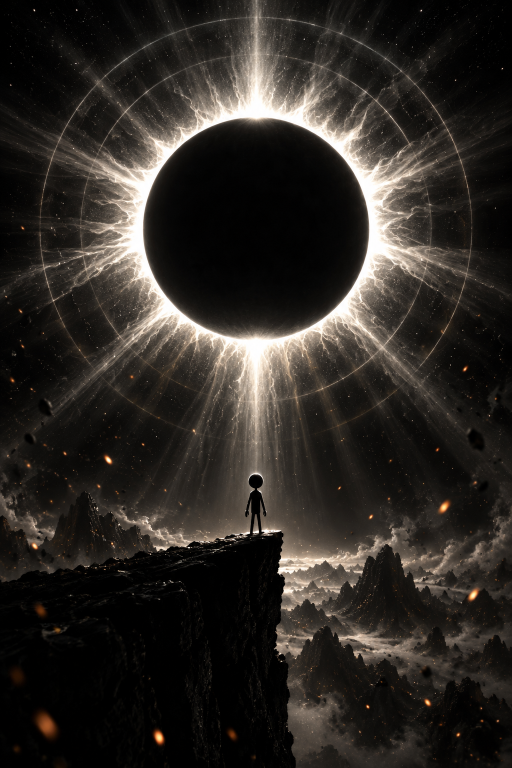
#> input picture stickfist/design-concepts/umbra/eclipse.png, 1024 x 1536 px (shown at 1/2 size)
$ python style_all.py   (older library calls are emulated)
#> lines starting #> are read from the running program, lines starting #| are printed output that depends on the picture
### stickfist/design-concepts/ascii-engines/tools/ascii3.py
"""ASCII engine library v3. One picture in, one card out; the ENGINE decides what the characters are and how they are chosen.

  braille  each character is a 2x4 dot cell (8 dots); dots are chosen stochastically -> a grain-print stipple
  edge     characters follow the outlines of the picture (| - / \\) over a sparse brightness fill -> line-art
  blocks   half-block pixels in a few quantised colours, optionally dissolving from smooth (top) to pixel (bottom)
  text     the figure is typeset from its own flavour text, words kept in order across the lit cells

usage (python): render(art, out, name, code, mark, engine, cols, S, pal=, crop=, caption=, ...)
Type strip and glow/grain are shared with ascii2."""
import math
import numpy as np, cv2
from PIL import Image, ImageDraw, ImageFont
import ascii2 as A

W, H, ART_H = A.W, A.H, A.ART_H
FD = '/usr/share/fonts/truetype/dejavu/'
FONTS = {
    'dejavu': FD + 'DejaVuSansMono.ttf', 'dejavu-bold': FD + 'DejaVuSansMono-Bold.ttf',
    'jetbrains': '/usr/share/fonts/truetype/jetbrains-mono/JetBrainsMono-Bold.ttf',
    'freemono': '/usr/share/fonts/truetype/freefont/FreeMonoBold.ttf',
}
import os
FDIR = os.path.join(os.path.dirname(os.path.abspath(__file__)), 'fonts') + os.sep
for k, f in (('vt323', 'VT323'), ('sharetech', 'Share_Tech_Mono'), ('major', 'Major_Mono_Display'), ('spacemono', 'Space_Mono'),
             ('cutive', 'Cutive_Mono'), ('syne', 'Syne_Mono'), ('nova', 'Nova_Mono'), ('anon', 'Anonymous_Pro')):
    FONTS[k] = FDIR + f + '.ttf'


def font_for(name, cw):
    """a font sized so its advance width equals the cell width"""
    path = FONTS.get(name, name)
    adv = ImageFont.truetype(path, 100).getlength('M') / 100.0
    return ImageFont.truetype(path, max(5, int(round(cw / adv)))), adv


def prep(art, crop, pad, shift):
#> called with crop = (0.07, 0.05, 0.93, 0.985), pad = 0, shift = 0
    img = cv2.imread(art)
#> img is the input picture: shape (1536, 1024, 3); mean B, G, R 36.6, 41, 45.2
    if crop:
        hh, ww = img.shape[:2]; x0, y0, x1, y1 = crop
        img = img[int(y0 * hh):int(y1 * hh), int(x0 * ww):int(x1 * ww)]
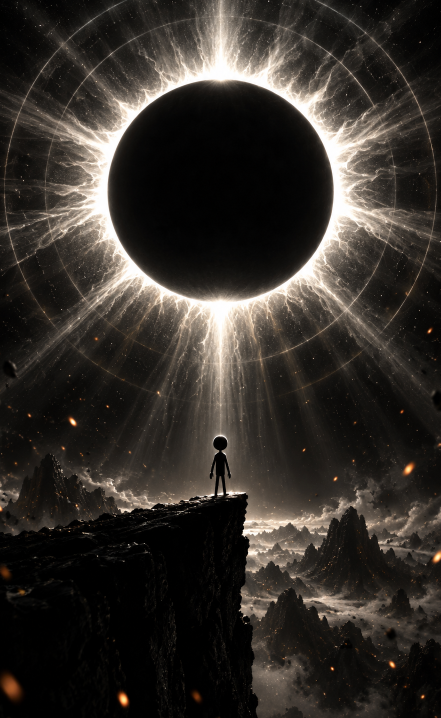
#> img: shape (1436, 881, 3) (shown at 1/2 size); mean B, G, R 42.2, 47.1, 51.9
    if pad > 0:
        ph, pw = int(img.shape[0] * pad), int(img.shape[1] * pad * 0.8)
        img = cv2.copyMakeBorder(img, ph, int(ph * 0.6), pw, pw, cv2.BORDER_CONSTANT, value=(0, 0, 0))
    h0, w0 = img.shape[:2]; k = max(W / w0, ART_H / h0)
    img = cv2.resize(img, (int(round(w0 * k)), int(round(h0 * k))), interpolation=cv2.INTER_AREA)
#> img: shape (2445, 1500, 3)
    x0 = (img.shape[1] - W) // 2; shift = min(int(shift), img.shape[0] - ART_H)
    return img[shift:shift + ART_H, x0:x0 + W]
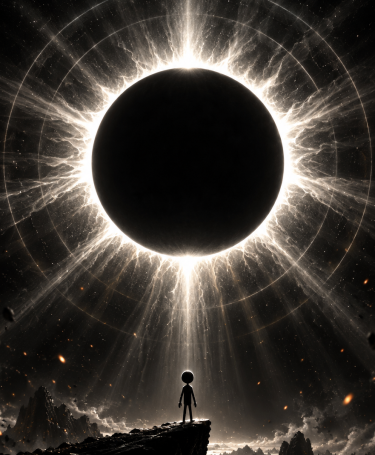
#> returned value: shape (1820, 1500, 3) (shown at 1/4 size); mean of channels 0, 1, 2 50.3, 55.9, 61.1; drawn as B, G, R


def tone(g, black, white, gamma):
    return np.clip((g - black) / (white - black), 0, 1) ** gamma


def fade_rows(t, rows, chh, S):
    fr = max(3, int(round(260 * S / chh)))
    return t * (np.clip((rows - np.arange(rows, dtype=np.float32)) / fr, 0, 1) ** 1.4)[:, None]


def cell_colours(style, pal, t):
    return A.colours(style, t, t.shape[0], t.shape[1], pal).astype(np.uint8)


# ------------------------------------------------------------------ engines
# [72 lines left out: functions eng_braille, eng_edge, eng_blocks, not called in this run]


def eng_text(gray, cols, S, style, pal, black, white, gamma, fontname, text='', thr=0.12, **_):
    cw = W * S / cols; chh = cw * A.ASPECT; rows = int(ART_H * S / chh)
    small = cv2.resize(gray, (cols, rows), interpolation=cv2.INTER_AREA)
    t = fade_rows(tone(small, black, white, gamma), rows, chh, S)
    font, adv = font_for(fontname, cw)
    phrase = (text.upper() + '   ') or 'X   '
    col = cell_colours(style, pal, np.clip(t * 1.25, 0, 1)).tolist()
    canvas = Image.new('RGB', (W * S, H * S), (4, 4, 5)); d = ImageDraw.Draw(canvas)
    i = 0
    for r in range(rows):
        for c in range(cols):
            if t[r, c] < thr: continue
            ch = phrase[i % len(phrase)]; i += 1                                        # words stay in order across the lit cells
            if ch != ' ': d.text((c * cw, r * chh), ch, font=font, fill=tuple(col[r][c]))
    return canvas, cols * rows


ENGINES = {'braille': eng_braille, 'edge': eng_edge, 'blocks': eng_blocks, 'text': eng_text}


def render(art, out, name, code, mark, engine, cols, S=1, pal='blue', style='duo', crop=None, pad=0.0, shift=0,
           caption='', black=0.05, white=0.85, gamma=0.8, glow=0.5, font='dejavu', typo='line', tint=None, **kw):
    cols, S = int(cols), int(S)
    img = prep(art, crop, pad, shift)
    gray = cv2.cvtColor(img, cv2.COLOR_BGR2GRAY).astype(np.float32) / 255
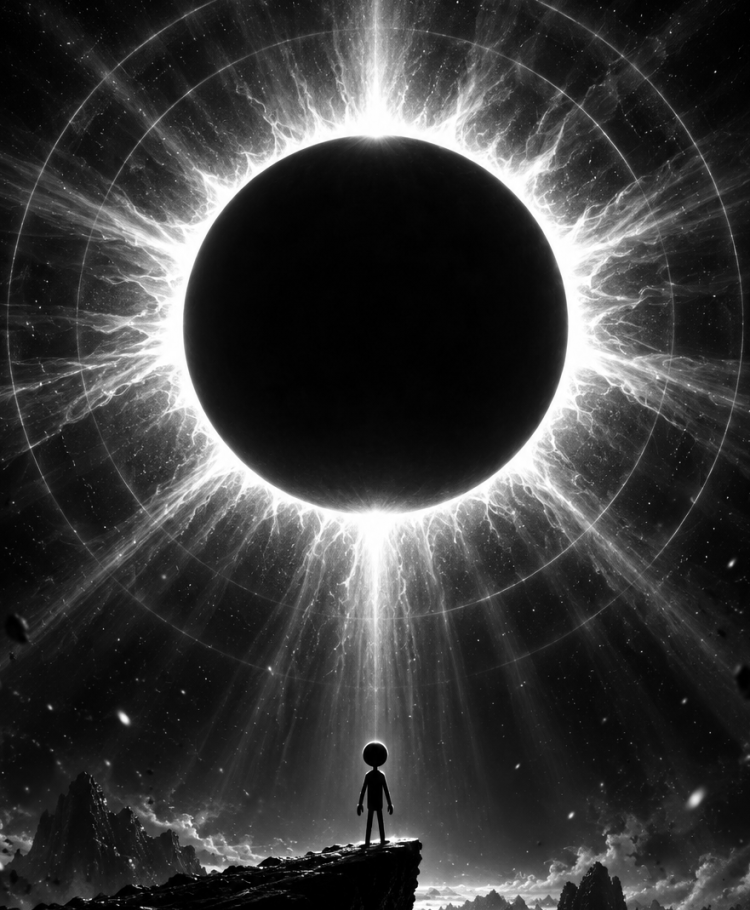
#> gray: shape (1820, 1500) float32 (shown at 1/2 size); min 0, max 1, mean 0.223
    canvas, count = ENGINES[engine](gray, cols, S, style, pal, black, white, gamma, font, **kw)
#> (the rest of the program and of its run is left out)
